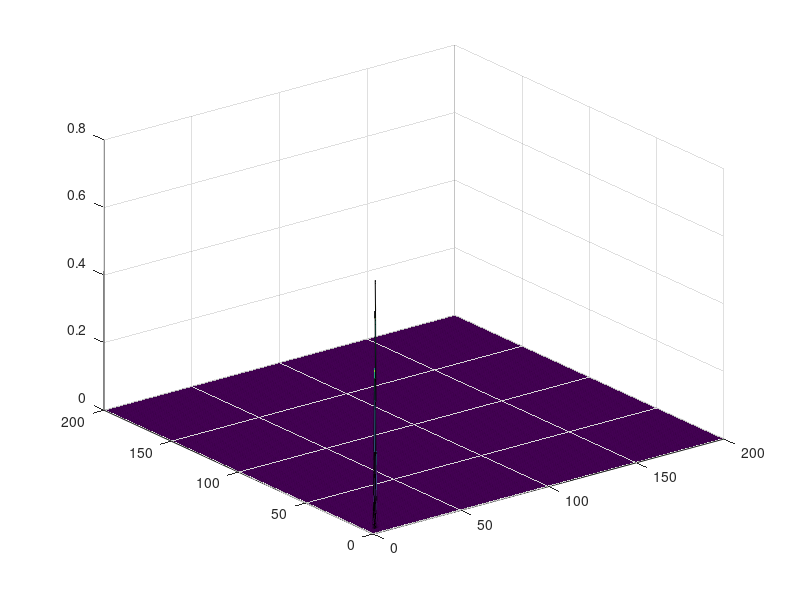

Reproduce this figure in MATLAB.
function Gaussian()
m1 = 5; m2 = 5;
sig1 = 0.5; sig2 = 0.5;
rho = 0.5;
[X1 X2] = meshgrid(0:0.25:200, 0:0.25:200);
% [X1 X2] = meshgrid((m1-2):0.25:(m1+2), (m2-2):0.25:(m2+2));
f1 = (((X1-m1).^2)./(sig1)^2);
f12 = -2*rho*(((X1-m1).*(X2-m2))./(sig1*sig2));
f2 = (((X2-m2).^2)./(sig2)^2);
ef = (-1)/(2*(1-(rho^2))).*(f1+f12+f2);
e = exp(ef);
f = (1/(2*pi*sig1*sig2*(sqrt(1-(rho^2)))))*e;
figure;
surf(X1, X2, f);
brk = 1;